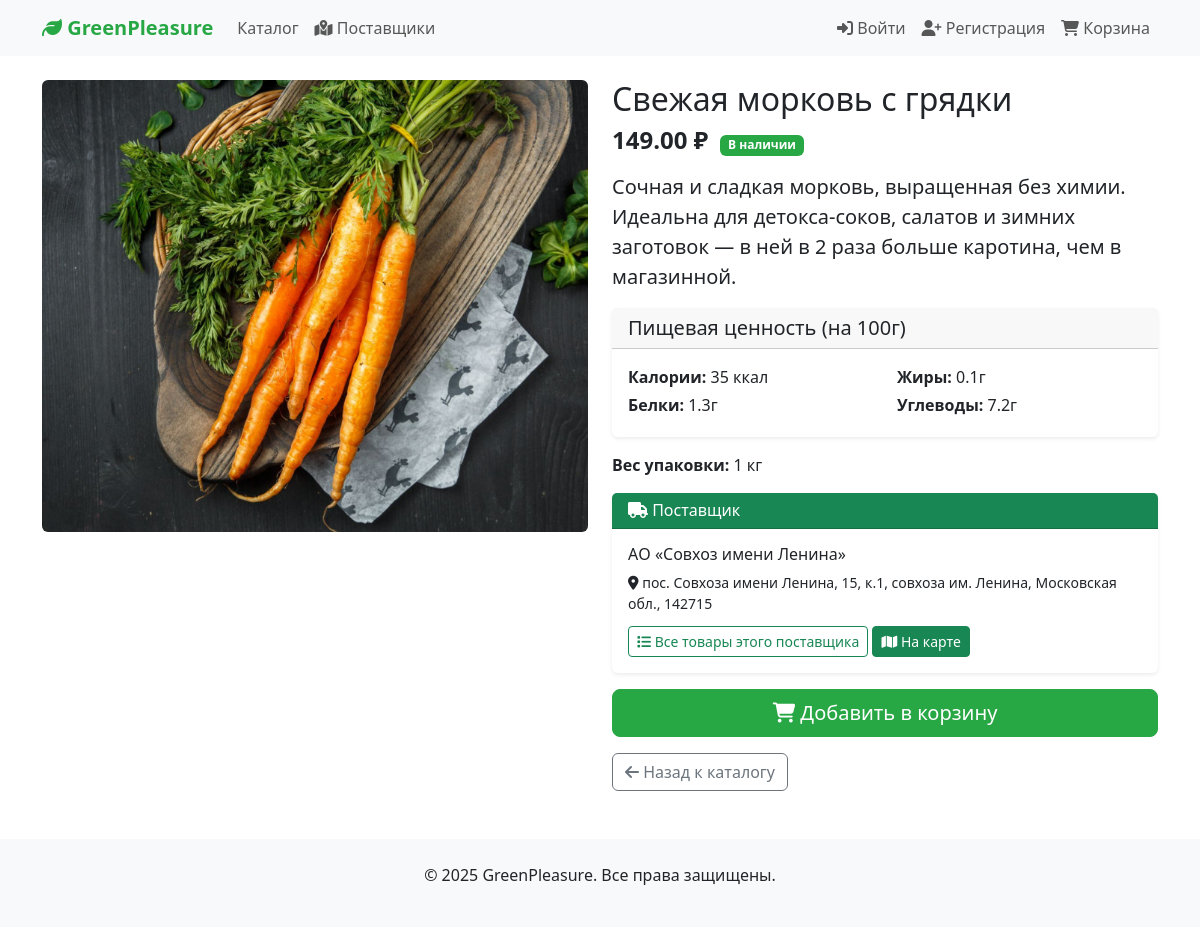
The page /svezhaya-morkov-s-gryadki/ on the database its author committed.
### products/models.py (models this page shows, shortened)
class Product(models.Model):
    category = models.ForeignKey(Category, on_delete=models.CASCADE, verbose_name="Категория")
    supplier = models.ForeignKey('Supplier', on_delete=models.SET_NULL, null=True, blank=True, verbose_name="Поставщик", related_name='products')
    name = models.CharField(max_length=200, verbose_name="Название")
    slug = models.SlugField(max_length=200, unique=True, verbose_name="URL")
    image = models.ImageField(upload_to='products/', blank=True, null=True, verbose_name="Изображение")
    description = models.TextField(verbose_name="Описание")
    price = models.DecimalField(max_digits=10, decimal_places=2, verbose_name="Цена")
    weight = models.CharField(max_length=50, verbose_name="Вес")
    calories = models.CharField(max_length=50, verbose_name="Калории")
    protein = models.CharField(max_length=50, verbose_name="Белки")
    fat = models.CharField(max_length=50, verbose_name="Жиры")
    carbs = models.CharField(max_length=50, verbose_name="Углеводы")
    in_stock = models.BooleanField(default=True, verbose_name="В наличии")
    class Meta:
        verbose_name = "Товар"
        verbose_name_plural = "Товары"
        ordering = ['name']
    def formatted_price(self):
        return f"{self.price} ₽"

class Supplier(models.Model):
    name = models.CharField(max_length=200, verbose_name="Название")
    description = models.TextField(blank=True, verbose_name="Описание")
    address = models.CharField(max_length=300, verbose_name="Адрес")
    latitude = models.DecimalField(max_digits=9, decimal_places=6, verbose_name="Широта")
    longitude = models.DecimalField(max_digits=9, decimal_places=6, verbose_name="Долгота")
    image = models.ImageField(upload_to='suppliers/', blank=True, null=True, verbose_name="Изображение")
    phone = models.CharField(max_length=20, blank=True, verbose_name="Телефон")
    email = models.EmailField(blank=True, verbose_name="Email")
    website = models.URLField(blank=True, verbose_name="Сайт")
    is_active = models.BooleanField(default=True, verbose_name="Активен")
    class Meta:
        verbose_name = "Поставщик"
        verbose_name_plural = "Поставщики"
        ordering = ['name']

### products/views.py (the view)
# urls.py: path('<slug:slug>/', ProductDetailView.as_view(), name='product_detail'),
class ProductDetailView(DetailView):
    model = Product
    template_name = 'products/detail.html'
    context_object_name = 'product'
    def get_object(self):
        return get_object_or_404(Product.objects.select_related('category', 'supplier'), slug=self.kwargs['slug'])

### orders/context_processors.py (called while the page is built)
def cart_context_processor(request):
    cart = request.session.get('cart', {})
    cart_count = sum(item['quantity'] for item in cart.values())
    cart_total = sum(float(item['price']) * item['quantity'] for item in cart.values())
    return {
        'cart_count': cart_count,
        'cart_total': cart_total
    }

### products/templates/products/detail.html (shortened to what this page needs)
{% extends 'base.html' %}
{% block content %}
<div class="row">
    <div class="col-md-6">
        {% if product.image %}
            <img src="{{ product.image.url }}" class="img-fluid rounded" alt="{{ product.name }}">
        {% else %}
            <div class="bg-light d-flex align-items-center justify-content-center" style="height: 400px;">
                <i class="fas fa-image fa-5x text-muted"></i>
            </div>
        {% endif %}
    </div>
    <div class="col-md-6">
        <h2>{{ product.name }}</h2>
        <div class="mb-3">
            <span class="h4 fw-bold">{{ product.formatted_price }}</span>
            {% if product.in_stock %}
                <span class="badge bg-success ms-2">В наличии</span>
            {% else %}
                <span class="badge bg-secondary ms-2">Нет в наличии</span>
            {% endif %}
        </div>
        <p class="lead">{{ product.description }}</p>
        <div class="card mb-3">
            <div class="card-header">
                <h5 class="mb-0">Пищевая ценность (на 100г)</h5>
            </div>
            <div class="card-body">
                <div class="row">
                    <div class="col-6">
                        <p class="mb-1"><strong>Калории:</strong> {{ product.calories }}</p>
                        <p class="mb-1"><strong>Белки:</strong> {{ product.protein }}</p>
                    </div>
                    <div class="col-6">
                        <p class="mb-1"><strong>Жиры:</strong> {{ product.fat }}</p>
                        <p class="mb-1"><strong>Углеводы:</strong> {{ product.carbs }}</p>
                    </div>
                </div>
            </div>
        </div>
        <div class="mb-3">
            <p><strong>Вес упаковки:</strong> {{ product.weight }}</p>
        </div>
        {% if product.supplier %}
        <div class="card mb-3 border-success">
            <div class="card-header bg-success text-white">
                <h6 class="mb-0"><i class="fas fa-truck"></i> Поставщик</h6>
            </div>
            <div class="card-body">
                <h6 class="card-title">{{ product.supplier.name }}</h6>
                <p class="card-text small mb-1">
                    <i class="fas fa-map-marker-alt"></i> {{ product.supplier.address }}
                </p>
                <a href="{% url 'products:product_list' %}?supplier={{ product.supplier.id }}" class="btn btn-sm btn-outline-success mt-2">
                    <i class="fas fa-list"></i> Все товары этого поставщика
                </a>
                <a href="{% url 'products:supplier_map' %}" class="btn btn-sm btn-success mt-2">
                    <i class="fas fa-map"></i> На карте
                </a>
            </div>
        </div>
        {% endif %}
        {% if product.in_stock %}
            <form method="post" action="{% url 'orders:cart_add' product.id %}">
                <div class="d-grid gap-2">
                    <button type="submit" class="btn btn-primary btn-lg">
                        <i class="fas fa-shopping-cart"></i> Добавить в корзину
                    </button>
                </div>
            </form>
        {% else %}
            <button class="btn btn-secondary btn-lg" disabled>
                Нет в наличии
            </button>
        {% endif %}
        <div class="mt-3">
            <a href="{% url 'products:product_list' %}" class="btn btn-outline-secondary">
                <i class="fas fa-arrow-left"></i> Назад к каталогу
            </a>
        </div>
    </div>
</div>
{% endblock %}

### products/static/css/style.css (style rules this page uses)
.card { transition: transform 0.2s ease-in-out, box-shadow 0.2s ease-in-out; border: none; box-shadow: 0 0.125rem 0.25rem rgba(0, 0, 0, 0.075); }
.btn-primary { background-color: #28a745; border-color: #28a745; }
.badge.bg-success { background-color: #28a745 !important; }

### rows shown on the page
Product: image (picture), name "Свежая морковь с грядки", formatted_price "149.00 ₽", description "Сочная и сладкая морковь, выращенная без химии. Идеальна для детокса-соков, салатов и зимних заготовок — в ней в 2 раза больше каротина, чем в магазинной.", calories "35 ккал", protein "1.3г", fat "0.1г", carbs "7.2г", weight "1 кг", supplier.name "АО «Совхоз имени Ленина»", supplier.address "пос. Совхоза имени Ленина, 15, к.1, совхоза им. Ленина, Московская обл., 142715"
